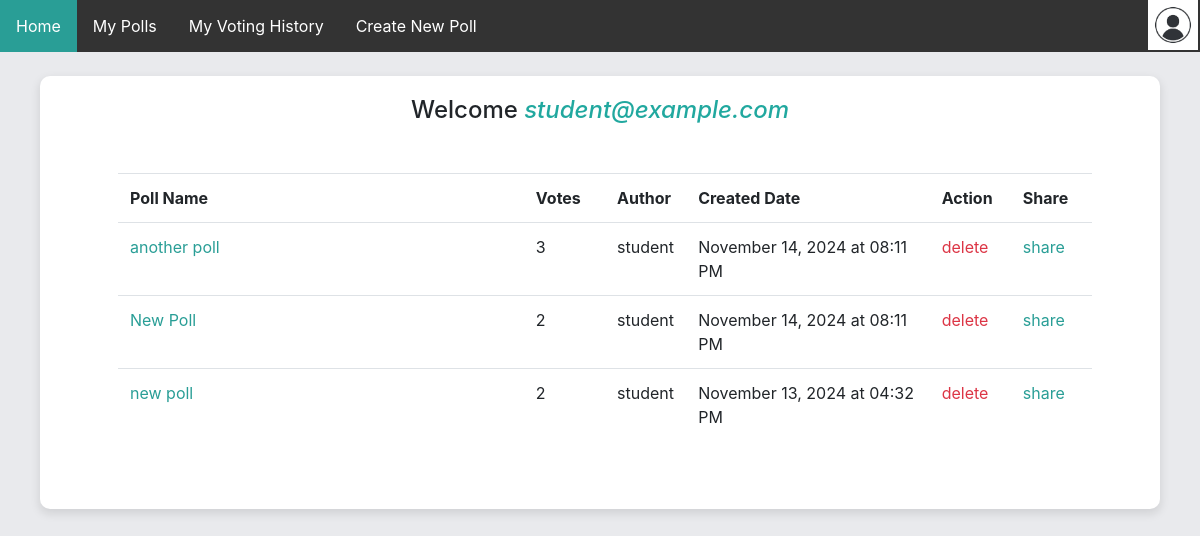
The app's page /home/my_polls (signed in), older data.
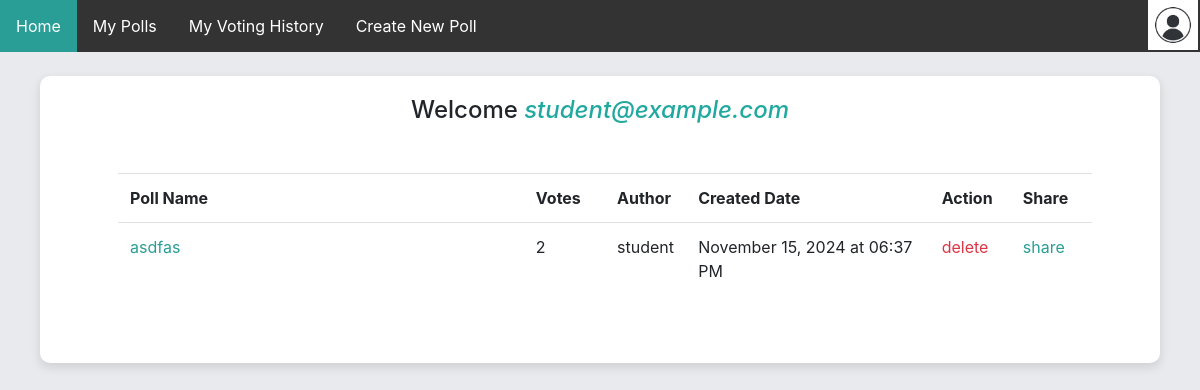
The same page, newer data.
### app/models.py (models this page shows)
class Poll(db.Model):
    __tablename__ = 'poll'
    id = db.Column(db.Integer, primary_key=True)
    title = db.Column(db.String(120), nullable=False)
    description = db.Column(db.String(500), nullable=True)
    created_at =db.Column(db.DateTime, default=datetime.now)
    status = db.Column(db.String(20), default='active')
    user_id = db.Column(db.Integer, db.ForeignKey('user.id'), nullable=False)
    options = db.relationship('Option', backref='poll', cascade="all, delete",lazy=True)
    votes = db.relationship('Vote', backref='poll', cascade="all,delete", lazy=True)
    vote_history = db.relationship('UserVoteHistory', backref='poll', cascade="all,delete", lazy=True)
    @hybrid_property
    def vote_count(self):
        return len(self.votes)
    @hybrid_property
    def creator_username(self):
        creator = User.query.get(self.user_id)
        name, _, _ =creator.email.rpartition('@')
        return name

class User(db.Model, UserMixin):
    __tablename__ = 'user'
    id = db.Column(db.Integer, primary_key=True)
    email = db.Column(db.String(500), unique=True, nullable=False)
    password_hash = db.Column(db.String(500), unique=True, nullable=False) # store the hash password
    is_admin = db.Column(db.Boolean, default=False)
    polls = db.relationship('Poll', backref='creator', lazy=True, cascade="all, delete")
    votes = db.relationship('Vote', backref='voter', lazy=True, cascade="all, delete")
    vote_history = db.relationship('UserVoteHistory', backref='user', lazy=True, cascade="all, delete")

### app/routes.py (the view)
@app.route("/home/my_polls")
@login_required
def my_polls():
    polls = ps.get_polls_created_by_user(user_id=current_user.id)
    return render_template("my_polls.html", user=current_user, polls=polls)

### app/auth.py (called while the page is built)
def load_user(user_id):
    return User.query.get(int(user_id))

### app/poll_service.py (called while the page is built)
def fetch_polls():
    return Poll.query.order_by(Poll.created_at.desc()).all()

def check_owner(user_id, poll_id):
    if Poll.query.filter_by(user_id=user_id, id=poll_id).first():
        return True
    return False

def get_polls_created_by_user(user_id):
    polls =  fetch_polls()
    my_created_polls = [poll for poll in polls if check_owner(user_id=user_id, poll_id=poll.id)]
    return my_created_polls

### app/routes.py (called while the page is built)
@login_manager.user_loader
def load_user(user_id):
    return auth.load_user(user_id)

### app/templates/my_polls.html
{% extends 'home.html' %}
{% block wrapper %}
<div class="m-5">
    <table class="table">
        <tr>
            <th scope="col"> Poll Name </th>
            <th scope="col"> Votes </th>
            <th scope="col"> Author </th>
            <th scope="col"> Created Date </th>
            <th scope="col"> Action </th>
            <th scope="col"> Share </th>
        </tr>
        {% for poll in polls %}
        <tr>
            <td class='col-sm-5'><a href="{{ url_for('poll', poll_id=poll.id) }}">{{ poll.title }}</a></td>
            <td class='col-sm-1'>{{ poll.vote_count}}</td>
            <td class='col-sm-1'>{{ poll.creator_username}} </td>
            <td class='col-sm-3'>{{ poll.created_at.strftime('%B %d, %Y at %I:%M %p')}} </td>
            <td class="col-sm-1"><a class="text-danger" href="{{url_for('delete_poll', poll_id=poll.id)}}">delete</a></td>
            <td class="col-sm-1"><a href="{{url_for('share_poll', poll_id=poll.id)}}">share</a></td>
        </tr>
        {% endfor %}
    </table>
    </div>
{% endblock %}

Row changes from the older to the newer data that the page shows:
no longer on this page (row edited): Poll: title "another poll", vote_count "3", creator_username "student", created_at "November 14, 2024 at 08:11 PM"
no longer on this page (row edited): Poll: title "New Poll", vote_count "2", creator_username "student", created_at "November 14, 2024 at 08:11 PM"
removed Poll: title "new poll", vote_count "2", creator_username "student", created_at "November 13, 2024 at 04:32 PM"
added Poll: title "asdfas", vote_count "2", creator_username "student", created_at "November 15, 2024 at 06:37 PM"
